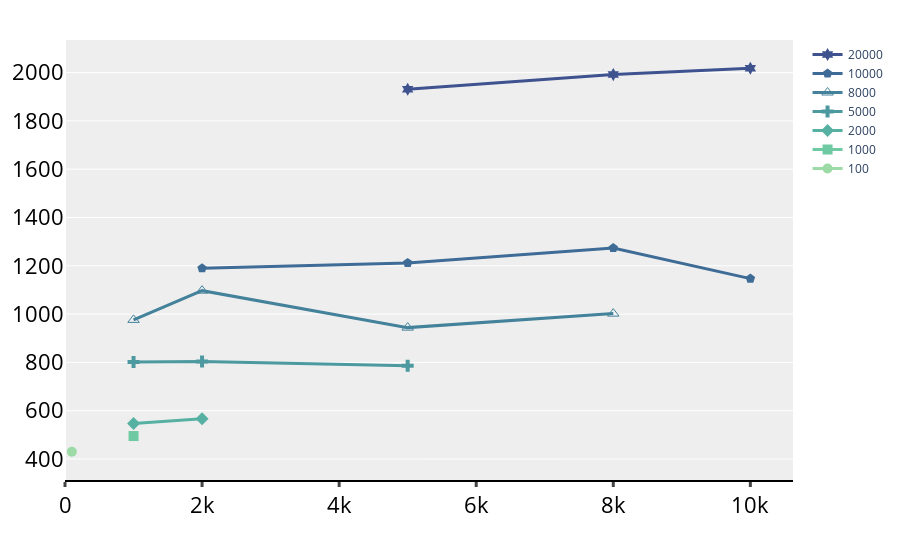

The code cell stored with this chart in its notebook:
### Code cell
fig = go.Figure()
ploted_edge=[100,1000,2000,5000,8000,10000,20000]
for idx, e in enumerate(ploted_edge):
    same_e = res.loc[res['#E'] == e]
    fig.add_trace(go.Scatter(x=same_e["#V"], y=same_e["page-faults"], name=f"{e}",
                             mode='lines+markers', marker=dict(symbol=marker_symbols[idx],size=10),
                             line=dict(color=colors[idx], width=3)))

fig.update_layout(xaxis=dict(showline=True, showgrid=False, rangemode="tozero",
                             linecolor='rgb(0, 0, 0)', linewidth=2,
                             tickwidth=3, tickfont=num_font, ticks='outside'),
                  yaxis=dict(tickfont=num_font, zeroline=False, showticklabels=True,
                             showline=False),
                  showlegend=True,legend=dict(traceorder="reversed"),
                #   legend=dict(borderwidth=1, bordercolor="#eeeeee",
                #               x=0.76, y=0.9, traceorder="reversed", 
                #               font=default_font),
                  margin=dict(autoexpand=True, l=40, r=20, t=40),
                  plot_bgcolor="#eeeeee"
                  )
fig.show()
fig.write_image("baseline_page-faults.pdf")

### Figure 1 — Plotly figure (JSON) as saved in the notebook; plotly's stock layout.template omitted (floating-point values rounded to 4 significant figures)
{"data": [{"line": {"color": "rgb(156, 219, 165)", "width": 3}, "marker": {"size": 10, "symbol": "circle"}, "mode": "lines+markers", "name": "100", "type": "scatter", "x": [100], "y": ["               430    "]}, {"line": {"color": "rgb(111, 201, 163)", "width": 3}, "marker": {"size": 10, "symbol": "square"}, "mode": "lines+markers", "name": "1000", "type": "scatter", "x": [1000], "y": ["               495    "]}, {"line": {"color": "rgb(86, 177, 163)", "width": 3}, "marker": {"size": 10, "symbol": "diamond"}, "mode": "lines+markers", "name": "2000", "type": "scatter", "x": [1000, 2000], "y": ["               547    ", "               567    "]}, {"line": {"color": "rgb(76, 153, 160)", "width": 3}, "marker": {"size": 10, "symbol": "cross"}, "mode": "lines+markers", "name": "5000", "type": "scatter", "x": [1000, 2000, 5000], "y": ["               802    ", "               804    ", "               786    "]}, {"line": {"color": "rgb(68, 130, 155)", "width": 3}, "marker": {"size": 10, "symbol": "triangle-up-open"}, "mode": "lines+markers", "name": "8000", "type": "scatter", "x": [1000, 2000, 5000, 8000], "y": ["               976    ", "             1,097    ", "               944    ", "             1,002    "]}, {"line": {"color": "rgb(62, 108, 150)", "width": 3}, "marker": {"size": 10, "symbol": "pentagon"}, "mode": "lines+markers", "name": "10000", "type": "scatter", "x": [2000, 5000, 8000, 10000], "y": ["             1,190    ", "             1,212    ", "             1,274    ", "             1,147    "]}, {"line": {"color": "rgb(62, 82, 143)", "width": 3}, "marker": {"size": 10, "symbol": "hexagram"}, "mode": "lines+markers", "name": "20000", "type": "scatter", "x": [5000, 8000, 10000], "y": ["             1,931    ", "             1,992    ", "             2,018    "]}], "layout": {"legend": {"traceorder": "reversed"}, "margin": {"autoexpand": true, "l": 40, "r": 20, "t": 40}, "plot_bgcolor": "#eeeeee", "showlegend": true, "xaxis": {"linecolor": "rgb(0, 0, 0)", "linewidth": 2, "rangemode": "tozero", "showgrid": false, "showline": true, "tickfont": {"color": "#000000", "size": 22}, "ticks": "outside", "tickwidth": 3}, "yaxis": {"showline": false, "showticklabels": true, "tickfont": {"color": "#000000", "size": 22}, "zeroline": false}}}
